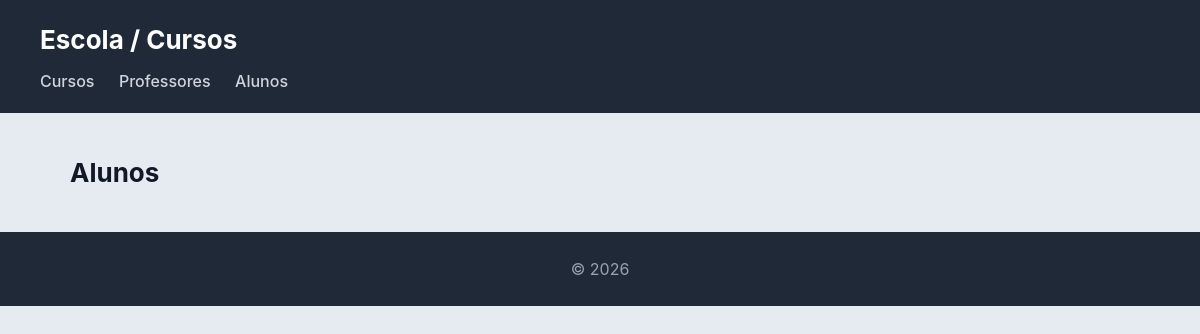
The page /curso/alunos/ on the database as committed earlier.
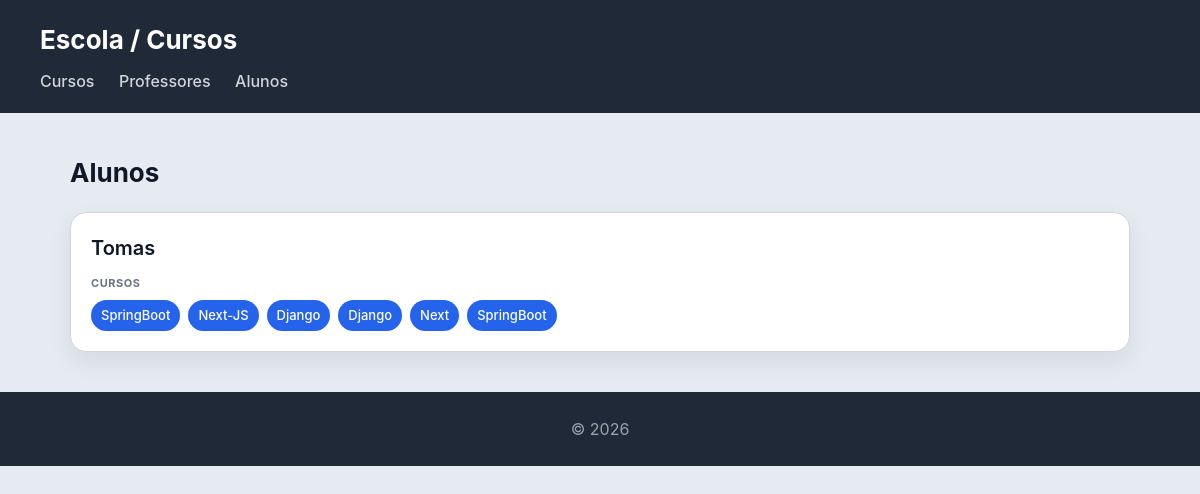
The same page on the database as committed later.
### curso/models.py (models this page shows, shortened)
class Aluno(models.Model):
    nome = models.CharField(max_length=100)
    numero = models.CharField(max_length=20, unique=True)

class Curso(models.Model):
    nome = models.CharField(max_length=100)
    imagem = models.ImageField(upload_to='cursos/')
    professor = models.ForeignKey(Professor, on_delete=models.CASCADE, related_name='cursos')
    alunos = models.ManyToManyField(Aluno, related_name='cursos')

### curso/views.py (the view)
# urls.py: path('alunos/', views.alunos_view, name="alunos"),
def alunos_view(request):
    alunos = Aluno.objects.prefetch_related('cursos').all()
    return render(request, 'curso/alunos.html', {'alunos': alunos})

### curso/templates/curso/alunos.html
{% extends "curso/base.html" %}
{% block content %}
<h2>Alunos</h2>
<section>
    {% for aluno in alunos %}
    <article>
        <header>
            <h3>{{ aluno.nome }}</h3>
        </header>
        <section>
            <h4>Cursos</h4>
            <ul>
                {% for curso in aluno.cursos.all %}
                    <li>{{ curso.nome }}</li>
                {% empty %}
                    <li>Sem cursos inscritos</li>
                {% endfor %}
            </ul>
        </section>
    </article>
    {% endfor %}
</section>
{% endblock %}

Rows that differ between the two databases and show on the page:
added Aluno: nome "Tomas"
added Curso: nome "SpringBoot"
added Curso: nome "Next-JS"
added Curso: nome "Django"
added Curso: nome "Django"
added Curso: nome "Next"
added Curso: nome "SpringBoot"
